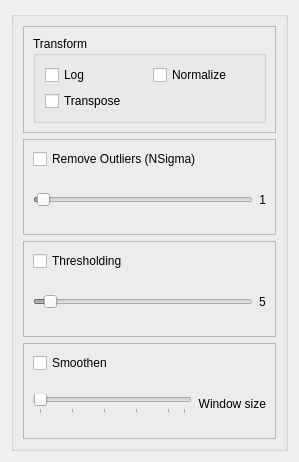
          <widget class="QWidget" name="page_2">
           <property name="geometry">
            <rect>
             <x>0</x>
             <y>0</y>
             <width>299</width>
             <height>462</height>
            </rect>
           </property>
           <attribute name="label">
            <string>Image Processing</string>
           </attribute>
           <layout class="QGridLayout" name="gridLayout_8">
            <item row="0" column="0">
             <widget class="QGroupBox" name="groupBox">
              <property name="title">
               <string/>
              </property>
              <layout class="QGridLayout" name="gridLayout_28">
               <item row="0" column="0">
                <widget class="QFrame" name="frame">
                 <property name="frameShape">
                  <enum>QFrame::StyledPanel</enum>
                 </property>
                 <property name="frameShadow">
                  <enum>QFrame::Raised</enum>
                 </property>
                 <layout class="QGridLayout" name="gridLayout_27">
                  <item row="0" column="0">
                   <widget class="QGroupBox" name="groupBox_9">
                    <property name="title">
                     <string>Transform</string>
                    </property>
                    <layout class="QGridLayout" name="gridLayout_24">
                     <item row="0" column="0">
                      <layout class="QVBoxLayout" name="verticalLayout_3">
                       <item>
                        <layout class="QHBoxLayout" name="horizontalLayout_7">
                         <item>
                          <widget class="QCheckBox" name="cb_log">
                           <property name="toolTip">
                            <string>Covert image dat to log values.</string>
                           </property>
                           <property name="styleSheet">
                            <string notr="true"/>
                           </property>
                           <property name="text">
                            <string>Log </string>
                           </property>
                           <property name="checked">
                            <bool>false</bool>
                           </property>
                          </widget>
                         </item>
                         <item>
                          <widget class="QCheckBox" name="cb_norm">
                           <property name="toolTip">
                            <string>Intensity Normalization with the last Frame.</string>
                           </property>
                           <property name="text">
                            <string>Normalize</string>
                           </property>
                          </widget>
                         </item>
                        </layout>
                       </item>
                       <item>
                        <widget class="QCheckBox" name="cb_transpose">
                         <property name="toolTip">
                          <string>Reverse the arrays. 012 will be 210</string>
                         </property>
                         <property name="layoutDirection">
                          <enum>Qt::LeftToRight</enum>
                         </property>
                         <property name="text">
                          <string>Transpose</string>
                         </property>
                        </widget>
                       </item>
                      </layout>
                     </item>
                    </layout>
                   </widget>
                  </item>
                 </layout>
                </widget>
               </item>
               <item row="1" column="0">
                <widget class="QFrame" name="frame_4">
                 <property name="frameShape">
                  <enum>QFrame::StyledPanel</enum>
                 </property>
                 <property name="frameShadow">
                  <enum>QFrame::Raised</enum>
                 </property>
                 <layout class="QGridLayout" name="gridLayout_25">
                  <item row="0" column="0">
                   <layout class="QGridLayout" name="gridLayout_21">
                    <item row="0" column="0">
                     <widget class="QCheckBox" name="cb_remove_outliers">
                      <property name="text">
                       <string>Remove Outliers (NSigma)</string>
                      </property>
                     </widget>
                    </item>
                    <item row="1" column="0">
                     <layout class="QHBoxLayout" name="horizontalLayout">
                      <item>
                       <widget class="QSlider" name="hs_nsigma">
                        <property name="enabled">
                         <bool>false</bool>
                        </property>
                        <property name="styleSheet">
                         <string notr="true">border-color: rgb(0, 85, 255);</string>
                        </property>
                        <property name="maximum">
                         <number>200</number>
                        </property>
                        <property name="value">
                         <number>3</number>
                        </property>
                        <property name="orientation">
                         <enum>Qt::Horizontal</enum>
                        </property>
                       </widget>
                      </item>
                      <item>
                       <widget class="QLabel" name="label_nsigma">
                        <property name="text">
                         <string>1</string>
                        </property>
                        <property name="alignment">
                         <set>Qt::AlignRight|Qt::AlignTrailing|Qt::AlignVCenter</set>
                        </property>
                       </widget>
                      </item>
                     </layout>
                    </item>
                   </layout>
                  </item>
                 </layout>
                </widget>
               </item>
               <item row="2" column="0">
                <widget class="QFrame" name="frame_3">
                 <property name="frameShape">
                  <enum>QFrame::StyledPanel</enum>
                 </property>
                 <property name="frameShadow">
                  <enum>QFrame::Raised</enum>
                 </property>
                 <layout class="QGridLayout" name="gridLayout_26">
                  <item row="0" column="0">
                   <layout class="QGridLayout" name="gridLayout_5">
                    <item row="0" column="0">
                     <layout class="QHBoxLayout" name="horizontalLayout_3">
                      <item>
                       <widget class="QCheckBox" name="cb_remove_bg">
                        <property name="text">
                         <string>Thresholding</string>
                        </property>
                       </widget>
                      </item>
                     </layout>
                    </item>
                    <item row="1" column="0">
                     <layout class="QHBoxLayout" name="horizontalLayout_2">
                      <item>
                       <widget class="QSlider" name="hs_bg_threshold">
                        <property name="enabled">
                         <bool>false</bool>
                        </property>
                        <property name="maximum">
                         <number>100</number>
                        </property>
                        <property name="singleStep">
                         <number>5</number>
                        </property>
                        <property name="pageStep">
                         <number>5</number>
                        </property>
                        <property name="value">
                         <number>5</number>
                        </property>
                        <property name="orientation">
                         <enum>Qt::Horizontal</enum>
                        </property>
                       </widget>
                      </item>
                      <item>
                       <widget class="QLabel" name="label_bg_threshold">
                        <property name="text">
                         <string>5</string>
                        </property>
                       </widget>
                      </item>
                     </layout>
                    </item>
                   </layout>
                  </item>
                 </layout>
                </widget>
               </item>
               <item row="3" column="0">
                <widget class="QFrame" name="frame_2">
                 <property name="frameShape">
                  <enum>QFrame::StyledPanel</enum>
                 </property>
                 <property name="frameShadow">
                  <enum>QFrame::Raised</enum>
                 </property>
                 <layout class="QGridLayout" name="gridLayout_3">
                  <item row="0" column="0">
                   <widget class="QCheckBox" name="cb_smooth">
                    <property name="toolTip">
                     <string>uses savgol_filter to smooth data</string>
                    </property>
                    <property name="text">
                     <string>Smoothen</string>
                    </property>
                   </widget>
                  </item>
                  <item row="1" column="0">
                   <layout class="QHBoxLayout" name="horizontalLayout_4">
                    <item>
                     <widget class="QSlider" name="hs_smooth_size">
                      <property name="enabled">
                       <bool>false</bool>
                      </property>
                      <property name="minimum">
                       <number>3</number>
                      </property>
                      <property name="maximum">
                       <number>12</number>
                      </property>
                      <property name="singleStep">
                       <number>2</number>
                      </property>
                      <property name="pageStep">
                       <number>2</number>
                      </property>
                      <property name="value">
                       <number>3</number>
                      </property>
                      <property name="orientation">
                       <enum>Qt::Horizontal</enum>
                      </property>
                      <property name="tickPosition">
                       <enum>QSlider::TicksBelow</enum>
                      </property>
                      <property name="tickInterval">
                       <number>2</number>
                      </property>
                     </widget>
                    </item>
                    <item>
                     <widget class="QLabel" name="smooth_winow_size">
                      <property name="text">
                       <string>Window size</string>
                      </property>
                      <property name="alignment">
                       <set>Qt::AlignRight|Qt::AlignTrailing|Qt::AlignVCenter</set>
                      </property>
                     </widget>
                    </item>
                   </layout>
                  </item>
                 </layout>
                </widget>
               </item>
              </layout>
             </widget>
            </item>
           </layout>
          </widget>
